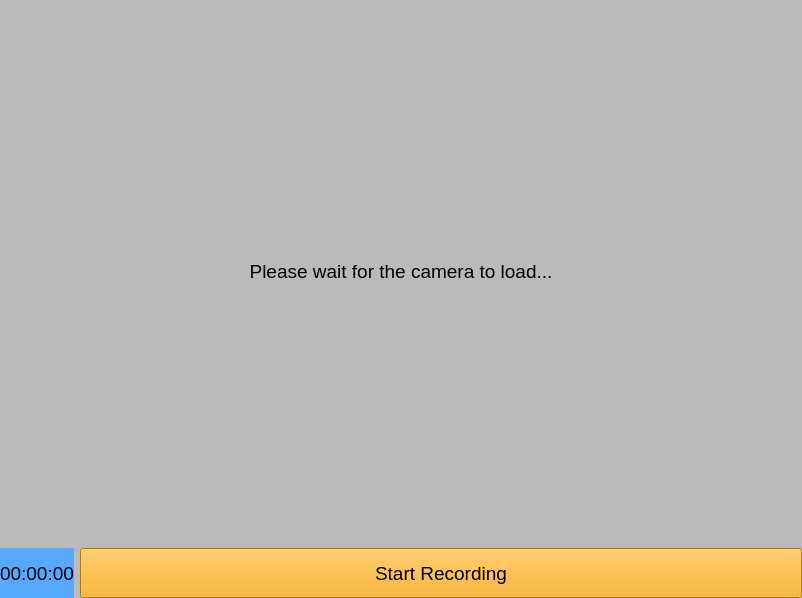
<?xml version="1.0" encoding="UTF-8"?>
<ui version="4.0">
 <class>Form</class>
 <widget class="QWidget" name="Form">
  <property name="geometry">
   <rect>
    <x>0</x>
    <y>0</y>
    <width>802</width>
    <height>598</height>
   </rect>
  </property>
  <property name="font">
   <font>
    <pointsize>14</pointsize>
   </font>
  </property>
  <property name="windowTitle">
   <string>Form</string>
  </property>
  <property name="styleSheet">
   <string notr="true">
background-color: rgb(186, 186, 186);</string>
  </property>
  <layout class="QVBoxLayout" name="verticalLayout">
   <property name="leftMargin">
    <number>0</number>
   </property>
   <property name="topMargin">
    <number>0</number>
   </property>
   <property name="rightMargin">
    <number>0</number>
   </property>
   <property name="bottomMargin">
    <number>0</number>
   </property>
   <item>
    <widget class="QLabel" name="videoScreen">
     <property name="sizePolicy">
      <sizepolicy hsizetype="Expanding" vsizetype="Expanding">
       <horstretch>0</horstretch>
       <verstretch>0</verstretch>
      </sizepolicy>
     </property>
     <property name="font">
      <font>
       <pointsize>14</pointsize>
      </font>
     </property>
     <property name="styleSheet">
      <string notr="true">background-color: rgba(0,0,0,0%)</string>
     </property>
     <property name="text">
      <string>Please wait for the camera to load...</string>
     </property>
     <property name="alignment">
      <set>Qt::AlignCenter</set>
     </property>
    </widget>
   </item>
   <item>
    <layout class="QHBoxLayout" name="horizontalLayout">
     <item>
      <widget class="QLabel" name="timerWindow">
       <property name="sizePolicy">
        <sizepolicy hsizetype="Minimum" vsizetype="Minimum">
         <horstretch>0</horstretch>
         <verstretch>0</verstretch>
        </sizepolicy>
       </property>
       <property name="font">
        <font>
         <pointsize>14</pointsize>
        </font>
       </property>
       <property name="styleSheet">
        <string notr="true">background-color: rgb(85, 170, 255);</string>
       </property>
       <property name="text">
        <string>00:00:00</string>
       </property>
      </widget>
     </item>
     <item>
      <widget class="QPushButton" name="startStopButton">
       <property name="sizePolicy">
        <sizepolicy hsizetype="Expanding" vsizetype="Minimum">
         <horstretch>0</horstretch>
         <verstretch>0</verstretch>
        </sizepolicy>
       </property>
       <property name="minimumSize">
        <size>
         <width>200</width>
         <height>50</height>
        </size>
       </property>
       <property name="font">
        <font>
         <pointsize>14</pointsize>
        </font>
       </property>
       <property name="styleSheet">
        <string notr="true">background-color: rgba(249,166,2,100%)</string>
       </property>
       <property name="text">
        <string>Start Recording</string>
       </property>
      </widget>
     </item>
    </layout>
   </item>
  </layout>
 </widget>
 <resources/>
 <connections/>
</ui>
